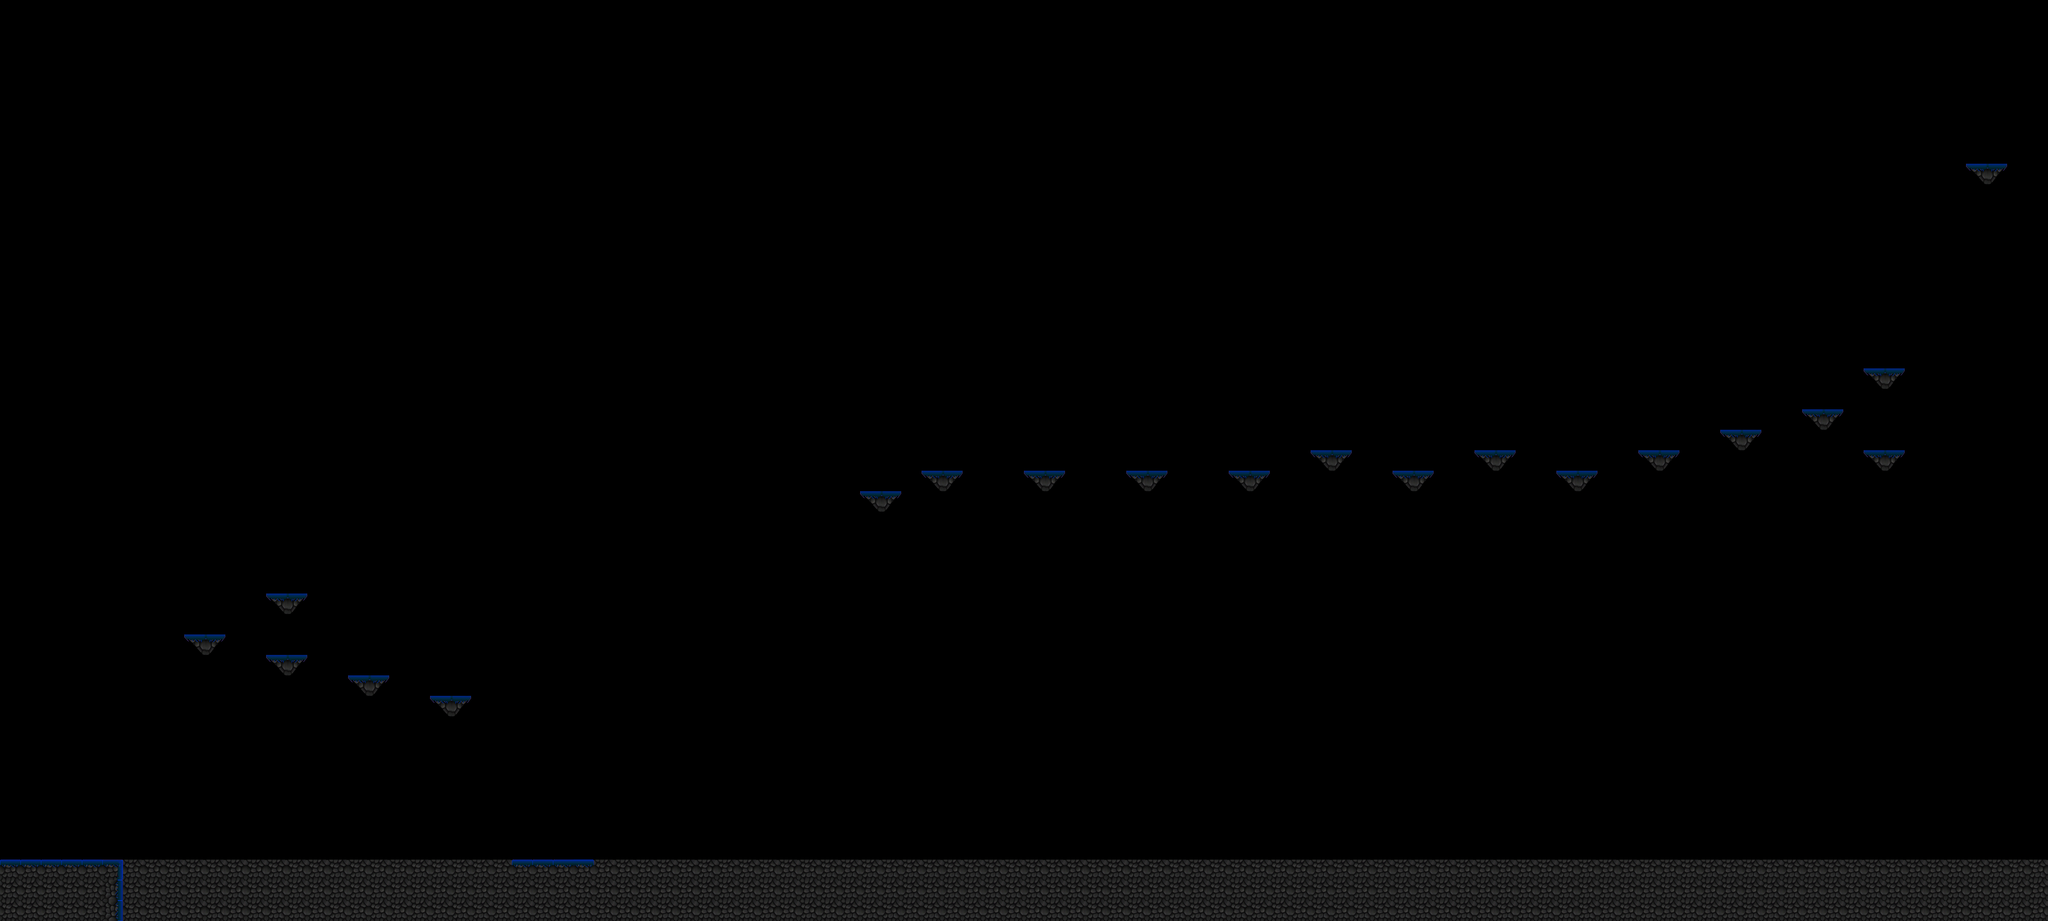

Tiled map render using the project's own tile images. Description and the map definition, with tile-layer contents summarised, below:
An orthogonal 100x45 tile map with 64x64 px tiles, 2 tile layers (Map Layer, Background Layer), 14 tilesets and 1174 objects.

<map version="1.0" tiledversion="1.1.5" orientation="orthogonal" renderorder="right-down" width="100" height="45" tilewidth="64" tileheight="64" infinite="0" nextobjectid="2589">
 <tileset firstgid="1" name="level 4 tileset" tilewidth="64" tileheight="64" tilecount="154" columns="11">
  <image source="level 4 tileset.png" trans="ff00ff" width="766" height="896" />
 </tileset>
 <tileset firstgid="155" name="spike" tilewidth="62" tileheight="31" tilecount="1" columns="0">
  <grid orientation="orthogonal" width="1" height="1" />
  <tile id="0">
   <image width="62" height="31" source="../../Obstacles/spike.png" />
  </tile>
 </tileset>
 <tileset firstgid="156" name="jasonMask" tilewidth="64" tileheight="64" tilecount="1" columns="0">
  <grid orientation="orthogonal" width="1" height="1" />
  <tile id="0">
   <image width="64" height="64" source="../../Collectable/jasonMask.png" />
  </tile>
 </tileset>
 <tileset firstgid="157" name="heartL" tilewidth="50" tileheight="50" tilecount="1" columns="0">
  <grid orientation="orthogonal" width="1" height="1" />
  <tile id="0">
   <image width="50" height="50" source="../../Collectable/heartL.png" />
  </tile>
 </tileset>
 <tileset firstgid="158" name="knife" tilewidth="400" tileheight="400" tilecount="1" columns="0">
  <grid orientation="orthogonal" width="1" height="1" />
  <tile id="0">
   <image width="49" height="47" source="../../Collectable/knife.png" />
  </tile>
 </tileset>
 <tileset firstgid="159" name="PortalO" tilewidth="139" tileheight="118" tilecount="1" columns="0">
  <grid orientation="orthogonal" width="1" height="1" />
  <tile id="0">
   <image width="139" height="118" source="../../Interactable/PortalO.png" />
  </tile>
 </tileset>
 <tileset firstgid="160" name="side plataform" tilewidth="132" tileheight="65" tilecount="1" columns="0">
  <grid orientation="orthogonal" width="1" height="1" />
  <tile id="0">
   <image width="132" height="65" source="../../Interactable/side plataform.png" />
  </tile>
 </tileset>
 <tileset firstgid="161" name="flying plataform" tilewidth="132" tileheight="65" tilecount="1" columns="0">
  <grid orientation="orthogonal" width="1" height="1" />
  <tile id="0">
   <image width="132" height="65" source="../../Interactable/flying plataform.png" />
  </tile>
 </tileset>
 <tileset firstgid="162" name="invisibleWallO" tilewidth="132" tileheight="28" tilecount="1" columns="0">
  <grid orientation="orthogonal" width="1" height="1" />
  <tile id="0">
   <image width="132" height="28" source="../../Interactable/invisibleWallO.png" />
  </tile>
 </tileset>
 <tileset firstgid="163" name="waterO" tilewidth="64" tileheight="64" tilecount="1" columns="0">
  <grid orientation="orthogonal" width="1" height="1" />
  <tile id="0">
   <image width="64" height="64" source="../../Obstacles/waterO.png" />
  </tile>
 </tileset>
 <tileset firstgid="164" name="knife" tilewidth="49" tileheight="47" tilecount="1" columns="0">
  <grid orientation="orthogonal" width="1" height="1" />
  <tile id="0">
   <image width="49" height="47" source="../../Collectable/knife.png" />
  </tile>
 </tileset>
 <tileset firstgid="165" name="level 2 tileset" tilewidth="64" tileheight="64" tilecount="187" columns="11">
  <image source="../Level 2/level 2 tileset.png" width="704" height="1088" />
 </tileset>
 <tileset firstgid="352" name="jumpBonus" tilewidth="64" tileheight="64" tilecount="1" columns="0">
  <grid orientation="orthogonal" width="1" height="1" />
  <tile id="0">
   <image width="64" height="64" source="../../Collectable/jumpBonus.png" />
  </tile>
 </tileset>
 <tileset firstgid="353" name="ghostO" tilewidth="64" tileheight="64" tilecount="1" columns="0">
  <grid orientation="orthogonal" width="1" height="1" />
  <tile id="0">
   <image width="64" height="64" source="../../Enemies/ghostO.png" />
  </tile>
 </tileset>
 <layer name="Map Layer" width="100" height="45">
  <data>[4500 cells, 340 non-empty, 10 distinct tile ids]</data>
 </layer>
 <layer name="Background Layer" width="100" height="45">
  <data>[4500 cells, 0 non-empty, 0 distinct tile ids]</data>
 </layer>
 <objectgroup name="Object Layer">
  <!-- 1174 objects omitted --></objectgroup>
</map>
<!-- 1174 of 1174 objects omitted -->
